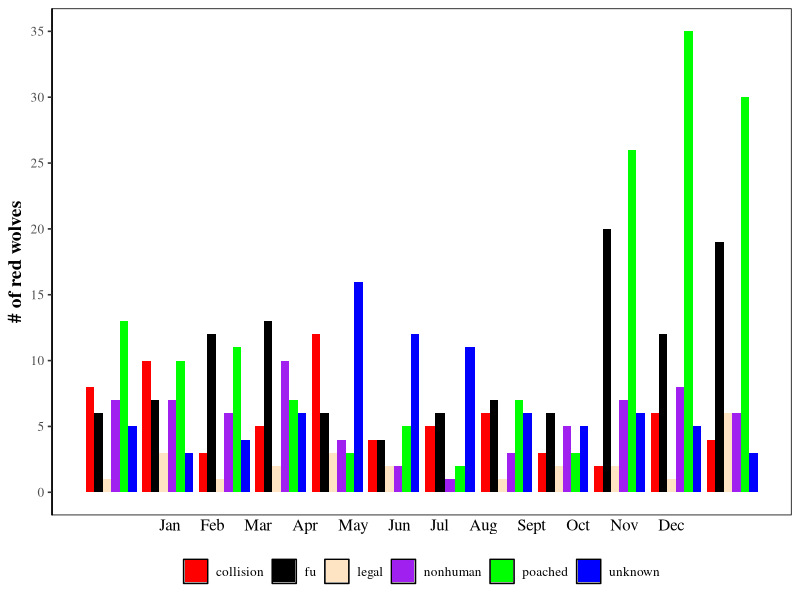

Here is the R script that generated this plot:
## ---- chunk 1
library(tidyverse)
library(dplyr)
library(ggthemes)
library(ggplot2)
library(patchwork)

wolfData <- read.table(file = "Data/RW_Dataset.csv", header = T, sep = ",")
glimpse(wolfData)

wolfData <- filter(wolfData, fate != "agency_removal")


p <- ggplot(data=wolfData, mapping=aes(x= Month, fill = factor(fate))) + 
  geom_bar(position = "dodge") +
  theme_classic(base_size=12, base_family="serif") + 
  scale_fill_manual(values = c("red", "black", "bisque", "purple", "green", "blue")) +
  xlab("") + 
  ylab("# of red wolves") + 
  scale_y_continuous(breaks = c(0, 5, 10, 15, 20, 25, 30, 35)) + 
  scale_x_discrete("Jan     Feb     Mar     Apr     May     Jun     Jul     Aug     Sept     Oct     Nov     Dec") + 
  theme(panel.background = element_rect(fill = 'white', color = 'black'), legend.position="bottom",  legend.title= element_blank(), axis.title.y = element_text(size=14, face="bold", colour = "black")) + 
  guides(fill=guide_legend(nrow=1,byrow=TRUE))
  

p
